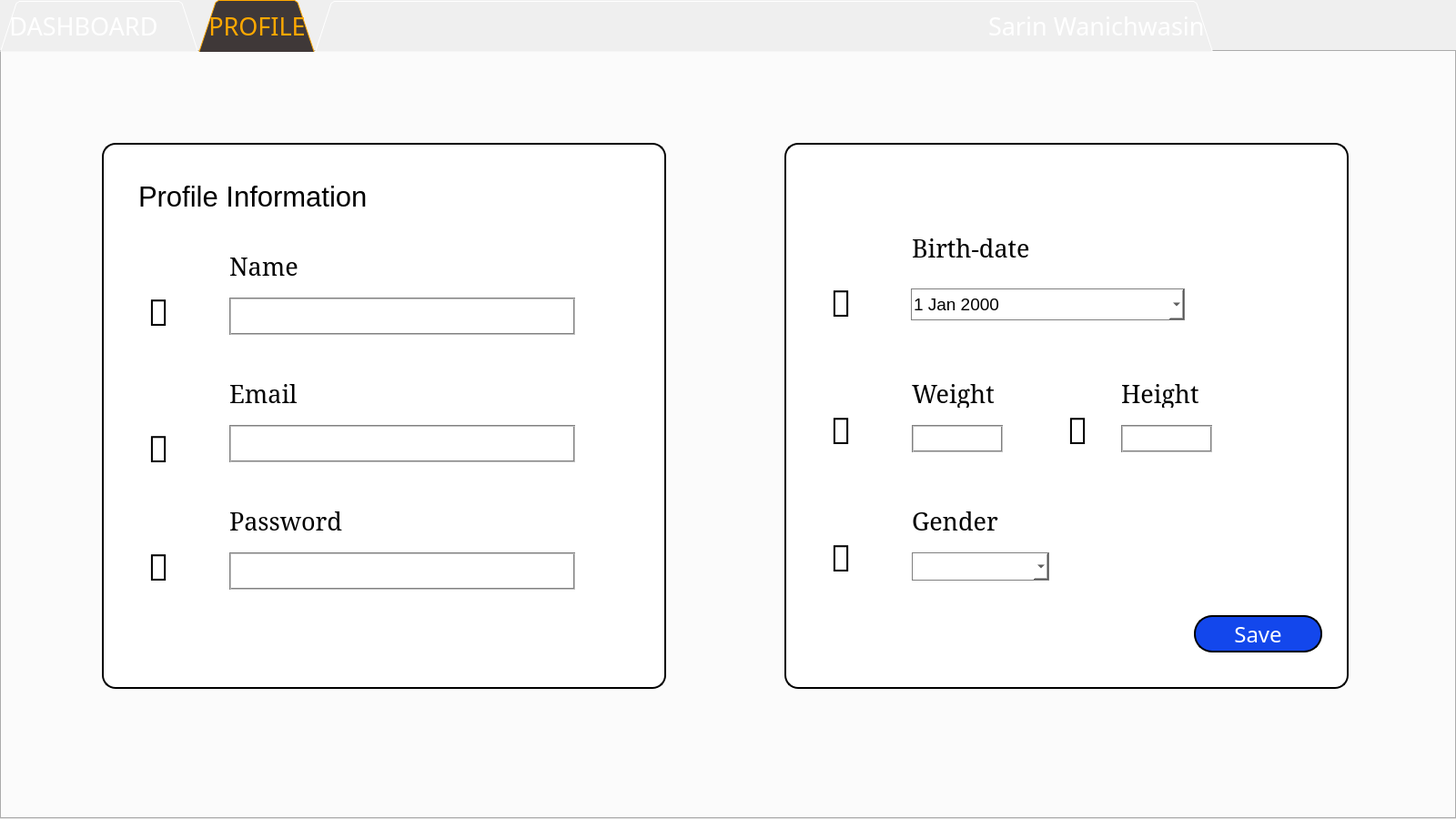
<?xml version="1.0" encoding="UTF-8"?>
<ui version="4.0">
 <class>main_page</class>
 <widget class="QWidget" name="main_page">
  <property name="geometry">
   <rect>
    <x>0</x>
    <y>0</y>
    <width>1600</width>
    <height>900</height>
   </rect>
  </property>
  <property name="minimumSize">
   <size>
    <width>1600</width>
    <height>900</height>
   </size>
  </property>
  <property name="maximumSize">
   <size>
    <width>1600</width>
    <height>900</height>
   </size>
  </property>
  <property name="windowTitle">
   <string>Form</string>
  </property>
  <widget class="QTabWidget" name="tabWidget">
   <property name="geometry">
    <rect>
     <x>0</x>
     <y>0</y>
     <width>1600</width>
     <height>900</height>
    </rect>
   </property>
   <property name="font">
    <font>
     <family>Yu Gothic UI Light</family>
     <pointsize>20</pointsize>
     <underline>false</underline>
    </font>
   </property>
   <property name="cursor">
    <cursorShape>ArrowCursor</cursorShape>
   </property>
   <property name="focusPolicy">
    <enum>Qt::TabFocus</enum>
   </property>
   <property name="styleSheet">
    <string notr="true">QTabWidget::tab-bar {
   border: 1px solid #3F3838;
}

QTabBar::tab {
  background: #3F3838;
  color: white;
  padding: 10px;
 }

 QTabBar::tab:selected {
  background: #3F3838;
  color : #FFA800;
 }

</string>
   </property>
   <property name="tabPosition">
    <enum>QTabWidget::North</enum>
   </property>
   <property name="tabShape">
    <enum>QTabWidget::Triangular</enum>
   </property>
   <property name="currentIndex">
    <number>1</number>
   </property>
   <property name="iconSize">
    <size>
     <width>60</width>
     <height>60</height>
    </size>
   </property>
   <property name="elideMode">
    <enum>Qt::ElideMiddle</enum>
   </property>
   <widget class="QWidget" name="dash_board">
    <property name="font">
     <font>
      <family>Yu Gothic UI</family>
      <pointsize>35</pointsize>
     </font>
    </property>
    <property name="styleSheet">
     <string notr="true">background : qlineargradient(x2:1, y2:1, x0:1, y0:1,
                stop:0 rgb(255,255,224), stop: 0.4 rgba(255,251,219, 40), stop:1 rgb(235,119,20));</string>
    </property>
    <attribute name="title">
     <string>DASHBOARD     </string>
    </attribute>
    <attribute name="toolTip">
     <string>Your dashboard</string>
    </attribute>
    <widget class="QWidget" name="heart_rate_widgets" native="true">
     <property name="geometry">
      <rect>
       <x>60</x>
       <y>30</y>
       <width>711</width>
       <height>371</height>
      </rect>
     </property>
     <property name="styleSheet">
      <string notr="true">border : 2px solid black;
border-radius : 15px;
background : white;</string>
     </property>
     <widget class="MplWidget" name="graph_widget" native="true">
      <property name="geometry">
       <rect>
        <x>20</x>
        <y>20</y>
        <width>671</width>
        <height>291</height>
       </rect>
      </property>
     </widget>
     <widget class="QPushButton" name="pushButton_1day">
      <property name="geometry">
       <rect>
        <x>30</x>
        <y>320</y>
        <width>93</width>
        <height>28</height>
       </rect>
      </property>
      <property name="font">
       <font>
        <family>Roboto Condensed</family>
        <pointsize>12</pointsize>
       </font>
      </property>
      <property name="text">
       <string>1 day</string>
      </property>
     </widget>
     <widget class="QPushButton" name="pushButton_7days">
      <property name="geometry">
       <rect>
        <x>140</x>
        <y>320</y>
        <width>93</width>
        <height>28</height>
       </rect>
      </property>
      <property name="font">
       <font>
        <family>Roboto Condensed</family>
        <pointsize>12</pointsize>
       </font>
      </property>
      <property name="text">
       <string>7 days</string>
      </property>
     </widget>
     <widget class="QPushButton" name="pushButton_1month">
      <property name="geometry">
       <rect>
        <x>250</x>
        <y>320</y>
        <width>93</width>
        <height>28</height>
       </rect>
      </property>
      <property name="font">
       <font>
        <family>Roboto Condensed</family>
        <pointsize>12</pointsize>
       </font>
      </property>
      <property name="text">
       <string>1 month</string>
      </property>
     </widget>
     <widget class="QPushButton" name="pushButton_3month">
      <property name="geometry">
       <rect>
        <x>360</x>
        <y>320</y>
        <width>93</width>
        <height>28</height>
       </rect>
      </property>
      <property name="font">
       <font>
        <family>Roboto Condensed</family>
        <pointsize>12</pointsize>
       </font>
      </property>
      <property name="text">
       <string>3 month</string>
      </property>
     </widget>
     <widget class="QPushButton" name="pushButton_extend">
      <property name="geometry">
       <rect>
        <x>590</x>
        <y>320</y>
        <width>93</width>
        <height>28</height>
       </rect>
      </property>
      <property name="font">
       <font>
        <family>Roboto Condensed</family>
        <pointsize>12</pointsize>
       </font>
      </property>
      <property name="text">
       <string>EXTEND</string>
      </property>
     </widget>
    </widget>
    <widget class="QWidget" name="steps_widgets" native="true">
     <property name="geometry">
      <rect>
       <x>830</x>
       <y>30</y>
       <width>711</width>
       <height>371</height>
      </rect>
     </property>
     <property name="styleSheet">
      <string notr="true">border : 2px solid black;
border-radius : 15px;
background : white;</string>
     </property>
     <widget class="ProgressWidget" name="progress_widget" native="true">
      <property name="geometry">
       <rect>
        <x>20</x>
        <y>20</y>
        <width>381</width>
        <height>331</height>
       </rect>
      </property>
      <property name="font">
       <font>
        <family>MS Reference Sans Serif</family>
       </font>
      </property>
     </widget>
     <widget class="QLabel" name="label_goal">
      <property name="geometry">
       <rect>
        <x>430</x>
        <y>20</y>
        <width>251</width>
        <height>51</height>
       </rect>
      </property>
      <property name="font">
       <font>
        <family>Roboto Condensed</family>
        <pointsize>14</pointsize>
       </font>
      </property>
      <property name="text">
       <string> Goal :</string>
      </property>
     </widget>
     <widget class="QLabel" name="label_current">
      <property name="geometry">
       <rect>
        <x>430</x>
        <y>90</y>
        <width>251</width>
        <height>51</height>
       </rect>
      </property>
      <property name="font">
       <font>
        <family>Roboto Condensed</family>
        <pointsize>14</pointsize>
       </font>
      </property>
      <property name="text">
       <string>Current distace :</string>
      </property>
     </widget>
     <widget class="QLabel" name="label_cal_burn">
      <property name="geometry">
       <rect>
        <x>430</x>
        <y>160</y>
        <width>251</width>
        <height>51</height>
       </rect>
      </property>
      <property name="font">
       <font>
        <family>Roboto Condensed</family>
        <pointsize>14</pointsize>
       </font>
      </property>
      <property name="text">
       <string>Calrorie burned :</string>
      </property>
     </widget>
     <widget class="QLineEdit" name="lineEdit_add_goal">
      <property name="geometry">
       <rect>
        <x>530</x>
        <y>230</y>
        <width>151</width>
        <height>51</height>
       </rect>
      </property>
      <property name="font">
       <font>
        <family>Roboto Condensed</family>
        <pointsize>14</pointsize>
       </font>
      </property>
     </widget>
     <widget class="QLabel" name="label_8">
      <property name="geometry">
       <rect>
        <x>430</x>
        <y>230</y>
        <width>91</width>
        <height>51</height>
       </rect>
      </property>
      <property name="font">
       <font>
        <family>Roboto Condensed</family>
        <pointsize>14</pointsize>
       </font>
      </property>
      <property name="styleSheet">
       <string notr="true">border : None;</string>
      </property>
      <property name="text">
       <string>Add Goal:</string>
      </property>
     </widget>
     <widget class="QPushButton" name="pushButton_add_goal">
      <property name="geometry">
       <rect>
        <x>590</x>
        <y>310</y>
        <width>91</width>
        <height>31</height>
       </rect>
      </property>
      <property name="font">
       <font>
        <family>Roboto Condensed</family>
        <pointsize>14</pointsize>
       </font>
      </property>
      <property name="text">
       <string>ADD</string>
      </property>
     </widget>
    </widget>
    <widget class="QWidget" name="food_widgets" native="true">
     <property name="geometry">
      <rect>
       <x>60</x>
       <y>430</y>
       <width>711</width>
       <height>371</height>
      </rect>
     </property>
     <property name="styleSheet">
      <string notr="true">border : 2px solid black;
border-radius : 15px;
background : white;</string>
     </property>
     <widget class="QLabel" name="label_4">
      <property name="geometry">
       <rect>
        <x>360</x>
        <y>10</y>
        <width>339</width>
        <height>43</height>
       </rect>
      </property>
      <property name="font">
       <font>
        <family>Roboto Condensed</family>
        <pointsize>16</pointsize>
        <weight>50</weight>
        <bold>false</bold>
       </font>
      </property>
      <property name="text">
       <string>WATER</string>
      </property>
      <property name="alignment">
       <set>Qt::AlignCenter</set>
      </property>
     </widget>
     <widget class="QLabel" name="label_5">
      <property name="geometry">
       <rect>
        <x>360</x>
        <y>60</y>
        <width>339</width>
        <height>153</height>
       </rect>
      </property>
      <property name="minimumSize">
       <size>
        <width>0</width>
        <height>153</height>
       </size>
      </property>
      <property name="styleSheet">
       <string notr="true">border : None;
</string>
      </property>
      <property name="text">
       <string/>
      </property>
      <property name="pixmap">
       <pixmap resource="waterq.qrc">:/newPrefix/water4crop.png</pixmap>
      </property>
      <property name="alignment">
       <set>Qt::AlignCenter</set>
      </property>
     </widget>
     <widget class="QLabel" name="label_water_left">
      <property name="geometry">
       <rect>
        <x>360</x>
        <y>250</y>
        <width>339</width>
        <height>30</height>
       </rect>
      </property>
      <property name="font">
       <font>
        <family>Roboto Condensed</family>
        <pointsize>14</pointsize>
       </font>
      </property>
      <property name="styleSheet">
       <string notr="true">border : None;
</string>
      </property>
      <property name="text">
       <string>2000 : ml left</string>
      </property>
      <property name="alignment">
       <set>Qt::AlignCenter</set>
      </property>
     </widget>
     <widget class="QLabel" name="label_water_in">
      <property name="geometry">
       <rect>
        <x>360</x>
        <y>220</y>
        <width>339</width>
        <height>30</height>
       </rect>
      </property>
      <property name="font">
       <font>
        <family>Roboto Condensed</family>
        <pointsize>14</pointsize>
       </font>
      </property>
      <property name="styleSheet">
       <string notr="true">border : None;
</string>
      </property>
      <property name="text">
       <string>0 : ml</string>
      </property>
      <property name="alignment">
       <set>Qt::AlignCenter</set>
      </property>
     </widget>
     <widget class="QPushButton" name="pushButton_add_water">
      <property name="geometry">
       <rect>
        <x>360</x>
        <y>290</y>
        <width>339</width>
        <height>60</height>
       </rect>
      </property>
      <property name="minimumSize">
       <size>
        <width>0</width>
        <height>60</height>
       </size>
      </property>
      <property name="font">
       <font>
        <family>Roboto Condensed</family>
        <pointsize>14</pointsize>
       </font>
      </property>
      <property name="text">
       <string>ADD WATER</string>
      </property>
     </widget>
     <widget class="QLabel" name="label">
      <property name="geometry">
       <rect>
        <x>10</x>
        <y>10</y>
        <width>339</width>
        <height>43</height>
       </rect>
      </property>
      <property name="font">
       <font>
        <family>Roboto Condensed</family>
        <pointsize>18</pointsize>
        <weight>75</weight>
        <bold>true</bold>
       </font>
      </property>
      <property name="text">
       <string>FOOD</string>
      </property>
      <property name="alignment">
       <set>Qt::AlignCenter</set>
      </property>
     </widget>
     <widget class="QLabel" name="label_2">
      <property name="geometry">
       <rect>
        <x>10</x>
        <y>70</y>
        <width>339</width>
        <height>153</height>
       </rect>
      </property>
      <property name="styleSheet">
       <string notr="true">border : None;
</string>
      </property>
      <property name="text">
       <string/>
      </property>
      <property name="pixmap">
       <pixmap resource="testing.qrc">:/newPrefix/food2.png</pixmap>
      </property>
      <property name="alignment">
       <set>Qt::AlignCenter</set>
      </property>
     </widget>
     <widget class="QLabel" name="label_cal_input">
      <property name="geometry">
       <rect>
        <x>10</x>
        <y>220</y>
        <width>339</width>
        <height>30</height>
       </rect>
      </property>
      <property name="font">
       <font>
        <family>Roboto Condensed</family>
        <pointsize>14</pointsize>
       </font>
      </property>
      <property name="styleSheet">
       <string notr="true">border : None;
</string>
      </property>
      <property name="text">
       <string>0 : cals in</string>
      </property>
      <property name="alignment">
       <set>Qt::AlignCenter</set>
      </property>
     </widget>
     <widget class="QLabel" name="label_cal_left">
      <property name="geometry">
       <rect>
        <x>10</x>
        <y>250</y>
        <width>339</width>
        <height>30</height>
       </rect>
      </property>
      <property name="font">
       <font>
        <family>Roboto Condensed</family>
        <pointsize>14</pointsize>
       </font>
      </property>
      <property name="styleSheet">
       <string notr="true">border : None;</string>
      </property>
      <property name="text">
       <string>2000 : cals left</string>
      </property>
      <property name="alignment">
       <set>Qt::AlignCenter</set>
      </property>
     </widget>
     <widget class="QPushButton" name="pushButton_add_food">
      <property name="geometry">
       <rect>
        <x>10</x>
        <y>290</y>
        <width>339</width>
        <height>30</height>
       </rect>
      </property>
      <property name="font">
       <font>
        <family>Roboto Condensed</family>
        <pointsize>12</pointsize>
        <kerning>true</kerning>
       </font>
      </property>
      <property name="text">
       <string>ADD FOOD</string>
      </property>
     </widget>
     <widget class="QPushButton" name="pushButton_food_log">
      <property name="geometry">
       <rect>
        <x>10</x>
        <y>330</y>
        <width>339</width>
        <height>30</height>
       </rect>
      </property>
      <property name="font">
       <font>
        <family>Roboto Condensed</family>
        <pointsize>12</pointsize>
        <weight>50</weight>
        <bold>false</bold>
       </font>
      </property>
      <property name="text">
       <string>FOOD LOG</string>
      </property>
     </widget>
    </widget>
    <widget class="QWidget" name="quote_widgets" native="true">
     <property name="geometry">
      <rect>
       <x>830</x>
       <y>430</y>
       <width>711</width>
       <height>371</height>
      </rect>
     </property>
     <property name="styleSheet">
      <string notr="true">border : 2px solid black;
border-radius : 15px;
background : white;</string>
     </property>
     <widget class="QLabel" name="quote_image_3">
      <property name="geometry">
       <rect>
        <x>20</x>
        <y>20</y>
        <width>671</width>
        <height>331</height>
       </rect>
      </property>
      <property name="styleSheet">
       <string notr="true">border-radius : 0px;
background-image: url(./image/quote_1.jpg);
background-size: cover;</string>
      </property>
      <property name="text">
       <string/>
      </property>
     </widget>
    </widget>
   </widget>
   <widget class="QWidget" name="profile">
    <property name="styleSheet">
     <string notr="true">background : qlineargradient(x2:1, y2:1, x0:1, y0:1,
                stop:0 rgb(255,255,224), stop: 0.4 rgba(255,251,219, 40), stop:1 rgb(235,119,20));</string>
    </property>
    <attribute name="title">
     <string>PROFILE</string>
    </attribute>
    <widget class="QWidget" name="profile_widget_5" native="true">
     <property name="geometry">
      <rect>
       <x>110</x>
       <y>100</y>
       <width>620</width>
       <height>600</height>
      </rect>
     </property>
     <property name="styleSheet">
      <string notr="true">border : 2px solid black;
border-radius : 15px;
background : white;</string>
     </property>
     <widget class="QLabel" name="profile_information_label_4">
      <property name="geometry">
       <rect>
        <x>40</x>
        <y>25</y>
        <width>321</width>
        <height>67</height>
       </rect>
      </property>
      <property name="font">
       <font>
        <family>Segoe UI</family>
        <pointsize>23</pointsize>
       </font>
      </property>
      <property name="styleSheet">
       <string notr="true">border : none;</string>
      </property>
      <property name="text">
       <string>Profile Information</string>
      </property>
     </widget>
     <widget class="QLabel" name="profile_picture_3">
      <property name="geometry">
       <rect>
        <x>50</x>
        <y>160</y>
        <width>51</width>
        <height>51</height>
       </rect>
      </property>
      <property name="font">
       <font>
        <family>Font Awesome 5 Free Regular</family>
        <pointsize>30</pointsize>
       </font>
      </property>
      <property name="styleSheet">
       <string notr="true">border : none;</string>
      </property>
      <property name="text">
       <string></string>
      </property>
     </widget>
     <widget class="QLabel" name="name_label_3">
      <property name="geometry">
       <rect>
        <x>140</x>
        <y>120</y>
        <width>81</width>
        <height>31</height>
       </rect>
      </property>
      <property name="font">
       <font>
        <family>SimSun</family>
        <pointsize>20</pointsize>
       </font>
      </property>
      <property name="styleSheet">
       <string notr="true">border : none;
</string>
      </property>
      <property name="text">
       <string>Name</string>
      </property>
     </widget>
     <widget class="QLineEdit" name="name_lineEdit_3">
      <property name="geometry">
       <rect>
        <x>140</x>
        <y>170</y>
        <width>380</width>
        <height>41</height>
       </rect>
      </property>
      <property name="font">
       <font>
        <family>Segoe UI Light</family>
        <pointsize>16</pointsize>
       </font>
      </property>
      <property name="styleSheet">
       <string notr="true">border-radius : 0px;
border-style : groove;
border-width : 1.5px;
border-color : rgb(128,128,128);</string>
      </property>
      <property name="locale">
       <locale language="English" country="UnitedStates"/>
      </property>
     </widget>
     <widget class="QLabel" name="email_label_3">
      <property name="geometry">
       <rect>
        <x>140</x>
        <y>260</y>
        <width>81</width>
        <height>31</height>
       </rect>
      </property>
      <property name="font">
       <font>
        <family>SimSun</family>
        <pointsize>20</pointsize>
       </font>
      </property>
      <property name="styleSheet">
       <string notr="true">border : none;
</string>
      </property>
      <property name="text">
       <string>Email</string>
      </property>
     </widget>
     <widget class="QLineEdit" name="email_lineEdit_3">
      <property name="geometry">
       <rect>
        <x>140</x>
        <y>310</y>
        <width>380</width>
        <height>41</height>
       </rect>
      </property>
      <property name="font">
       <font>
        <family>Segoe UI Light</family>
        <pointsize>16</pointsize>
       </font>
      </property>
      <property name="styleSheet">
       <string notr="true">border-radius : 0px;
border-style : groove;
border-width : 1.5px;
border-color : rgb(128,128,128);</string>
      </property>
      <property name="locale">
       <locale language="English" country="UnitedStates"/>
      </property>
     </widget>
     <widget class="QLabel" name="email_picture_3">
      <property name="geometry">
       <rect>
        <x>50</x>
        <y>310</y>
        <width>51</width>
        <height>51</height>
       </rect>
      </property>
      <property name="font">
       <font>
        <family>Font Awesome 5 Free Regular</family>
        <pointsize>30</pointsize>
       </font>
      </property>
      <property name="styleSheet">
       <string notr="true">border : none;</string>
      </property>
      <property name="text">
       <string></string>
      </property>
     </widget>
     <widget class="QLabel" name="password_label_3">
      <property name="geometry">
       <rect>
        <x>140</x>
        <y>400</y>
        <width>141</width>
        <height>31</height>
       </rect>
      </property>
      <property name="font">
       <font>
        <family>SimSun</family>
        <pointsize>20</pointsize>
       </font>
      </property>
      <property name="styleSheet">
       <string notr="true">border : none;
</string>
      </property>
      <property name="text">
       <string>Password</string>
      </property>
     </widget>
     <widget class="QLineEdit" name="password_lineEdit_3">
      <property name="geometry">
       <rect>
        <x>140</x>
        <y>450</y>
        <width>380</width>
        <height>41</height>
       </rect>
      </property>
      <property name="font">
       <font>
        <family>Segoe UI Light</family>
        <pointsize>16</pointsize>
       </font>
      </property>
      <property name="styleSheet">
       <string notr="true">border-radius : 0px;
border-style : groove;
border-width : 1.5px;
border-color : rgb(128,128,128);</string>
      </property>
      <property name="locale">
       <locale language="English" country="UnitedStates"/>
      </property>
     </widget>
     <widget class="QLabel" name="password_picture_3">
      <property name="geometry">
       <rect>
        <x>50</x>
        <y>440</y>
        <width>61</width>
        <height>51</height>
       </rect>
      </property>
      <property name="font">
       <font>
        <family>Font Awesome 5 Free Regular</family>
        <pointsize>30</pointsize>
       </font>
      </property>
      <property name="styleSheet">
       <string notr="true">border : none;</string>
      </property>
      <property name="text">
       <string></string>
      </property>
     </widget>
    </widget>
    <widget class="QWidget" name="profile_widget_6" native="true">
     <property name="geometry">
      <rect>
       <x>860</x>
       <y>100</y>
       <width>620</width>
       <height>600</height>
      </rect>
     </property>
     <property name="styleSheet">
      <string notr="true">border : 2px solid black;
border-radius : 15px;
background : white;</string>
     </property>
     <widget class="QLabel" name="birth_date_label_3">
      <property name="geometry">
       <rect>
        <x>140</x>
        <y>100</y>
        <width>171</width>
        <height>31</height>
       </rect>
      </property>
      <property name="font">
       <font>
        <family>SimSun</family>
        <pointsize>20</pointsize>
       </font>
      </property>
      <property name="styleSheet">
       <string notr="true">border : none;
</string>
      </property>
      <property name="text">
       <string>Birth-date</string>
      </property>
     </widget>
     <widget class="QLabel" name="weight_label_3">
      <property name="geometry">
       <rect>
        <x>140</x>
        <y>260</y>
        <width>101</width>
        <height>31</height>
       </rect>
      </property>
      <property name="font">
       <font>
        <family>SimSun</family>
        <pointsize>20</pointsize>
       </font>
      </property>
      <property name="styleSheet">
       <string notr="true">border : none;
</string>
      </property>
      <property name="text">
       <string>Weight</string>
      </property>
     </widget>
     <widget class="QLineEdit" name="weight_lineEdit_3">
      <property name="geometry">
       <rect>
        <x>140</x>
        <y>310</y>
        <width>100</width>
        <height>30</height>
       </rect>
      </property>
      <property name="font">
       <font>
        <family>Segoe UI Light</family>
        <pointsize>18</pointsize>
       </font>
      </property>
      <property name="styleSheet">
       <string notr="true">border-radius : 0px;
border-style : groove;
border-width : 1.5px;
border-color : rgb(128,128,128);</string>
      </property>
      <property name="locale">
       <locale language="English" country="UnitedStates"/>
      </property>
      <property name="inputMask">
       <string>999</string>
      </property>
      <property name="alignment">
       <set>Qt::AlignCenter</set>
      </property>
     </widget>
     <widget class="QLabel" name="birth_date_picture_3">
      <property name="geometry">
       <rect>
        <x>50</x>
        <y>150</y>
        <width>51</width>
        <height>51</height>
       </rect>
      </property>
      <property name="font">
       <font>
        <family>Font Awesome 5 Free Regular</family>
        <pointsize>30</pointsize>
       </font>
      </property>
      <property name="styleSheet">
       <string notr="true">border : none;</string>
      </property>
      <property name="text">
       <string></string>
      </property>
     </widget>
     <widget class="QLabel" name="weight_picture_5">
      <property name="geometry">
       <rect>
        <x>50</x>
        <y>290</y>
        <width>51</width>
        <height>51</height>
       </rect>
      </property>
      <property name="font">
       <font>
        <family>Font Awesome 5 Free Regular</family>
        <pointsize>30</pointsize>
       </font>
      </property>
      <property name="styleSheet">
       <string notr="true">border : none;</string>
      </property>
      <property name="text">
       <string></string>
      </property>
     </widget>
     <widget class="QLabel" name="height_label_3">
      <property name="geometry">
       <rect>
        <x>370</x>
        <y>260</y>
        <width>101</width>
        <height>31</height>
       </rect>
      </property>
      <property name="font">
       <font>
        <family>SimSun</family>
        <pointsize>20</pointsize>
       </font>
      </property>
      <property name="styleSheet">
       <string notr="true">border : none;
</string>
      </property>
      <property name="text">
       <string>Height</string>
      </property>
     </widget>
     <widget class="QLineEdit" name="height_lineEdit_3">
      <property name="geometry">
       <rect>
        <x>370</x>
        <y>310</y>
        <width>100</width>
        <height>30</height>
       </rect>
      </property>
      <property name="font">
       <font>
        <family>Segoe UI Light</family>
        <pointsize>18</pointsize>
       </font>
      </property>
      <property name="styleSheet">
       <string notr="true">border-radius : 0px;
border-style : groove;
border-width : 1.5px;
border-color : rgb(128,128,128);</string>
      </property>
      <property name="locale">
       <locale language="English" country="UnitedStates"/>
      </property>
      <property name="inputMask">
       <string>999</string>
      </property>
      <property name="alignment">
       <set>Qt::AlignCenter</set>
      </property>
     </widget>
     <widget class="QLabel" name="height_picture_3">
      <property name="geometry">
       <rect>
        <x>310</x>
        <y>290</y>
        <width>51</width>
        <height>51</height>
       </rect>
      </property>
      <property name="font">
       <font>
        <family>Font Awesome 5 Free Regular</family>
        <pointsize>30</pointsize>
       </font>
      </property>
      <property name="styleSheet">
       <string notr="true">border : none;
background-image : url(&quot;./image/height_picture.png&quot;);
</string>
      </property>
      <property name="text">
       <string></string>
      </property>
     </widget>
     <widget class="QLabel" name="gender_label_3">
      <property name="geometry">
       <rect>
        <x>140</x>
        <y>400</y>
        <width>101</width>
        <height>31</height>
       </rect>
      </property>
      <property name="font">
       <font>
        <family>SimSun</family>
        <pointsize>20</pointsize>
       </font>
      </property>
      <property name="styleSheet">
       <string notr="true">border : none;
</string>
      </property>
      <property name="text">
       <string>Gender</string>
      </property>
     </widget>
     <widget class="QLabel" name="weight_picture_6">
      <property name="geometry">
       <rect>
        <x>50</x>
        <y>430</y>
        <width>61</width>
        <height>51</height>
       </rect>
      </property>
      <property name="font">
       <font>
        <family>Font Awesome 5 Free Regular</family>
        <pointsize>30</pointsize>
       </font>
      </property>
      <property name="styleSheet">
       <string notr="true">border : none;</string>
      </property>
      <property name="text">
       <string></string>
      </property>
     </widget>
     <widget class="QPushButton" name="save_Button_3">
      <property name="geometry">
       <rect>
        <x>450</x>
        <y>519</y>
        <width>141</width>
        <height>41</height>
       </rect>
      </property>
      <property name="font">
       <font>
        <family>Yu Gothic</family>
        <pointsize>18</pointsize>
       </font>
      </property>
      <property name="cursor">
       <cursorShape>PointingHandCursor</cursorShape>
      </property>
      <property name="styleSheet">
       <string notr="true">color : white;
background : #1347EC;
border-radius : 20px;
</string>
      </property>
      <property name="text">
       <string>Save</string>
      </property>
     </widget>
     <widget class="QDateEdit" name="birth_dateEdit_3">
      <property name="geometry">
       <rect>
        <x>139</x>
        <y>160</y>
        <width>301</width>
        <height>35</height>
       </rect>
      </property>
      <property name="font">
       <font>
        <family>Segoe UI</family>
        <pointsize>14</pointsize>
       </font>
      </property>
      <property name="styleSheet">
       <string notr="true">border : black;
border-style: solid;
border-width: 1px;
border-radius : 0px;
border-color : rgb(128,128,128);</string>
      </property>
      <property name="locale">
       <locale language="English" country="UnitedStates"/>
      </property>
      <property name="calendarPopup">
       <bool>true</bool>
      </property>
     </widget>
     <widget class="QComboBox" name="sex_comboBox_3">
      <property name="geometry">
       <rect>
        <x>140</x>
        <y>450</y>
        <width>151</width>
        <height>31</height>
       </rect>
      </property>
      <property name="font">
       <font>
        <family>Segoe UI Light</family>
        <pointsize>16</pointsize>
       </font>
      </property>
      <property name="styleSheet">
       <string notr="true">border : black;
border-style: solid;
border-width: 1px;
border-radius : 0px;
border-color : rgb(128,128,128);</string>
      </property>
      <property name="editable">
       <bool>true</bool>
      </property>
     </widget>
    </widget>
   </widget>
   <widget class="QWidget" name="user_name">
    <attribute name="title">
     <string>                                                                                                        Sarin Wanichwasin</string>
    </attribute>
   </widget>
  </widget>
 </widget>
 <customwidgets>
  <customwidget>
   <class>MplWidget</class>
   <extends>QWidget</extends>
   <header>mplwidget.h</header>
   <container>1</container>
  </customwidget>
  <customwidget>
   <class>ProgressWidget</class>
   <extends>QWidget</extends>
   <header>progresswidget.h</header>
   <container>1</container>
  </customwidget>
 </customwidgets>
 <resources>
  <include location="testing.qrc"/>
  <include location="waterq.qrc"/>
  <include location="retest.qrc"/>
 </resources>
 <connections/>
</ui>
